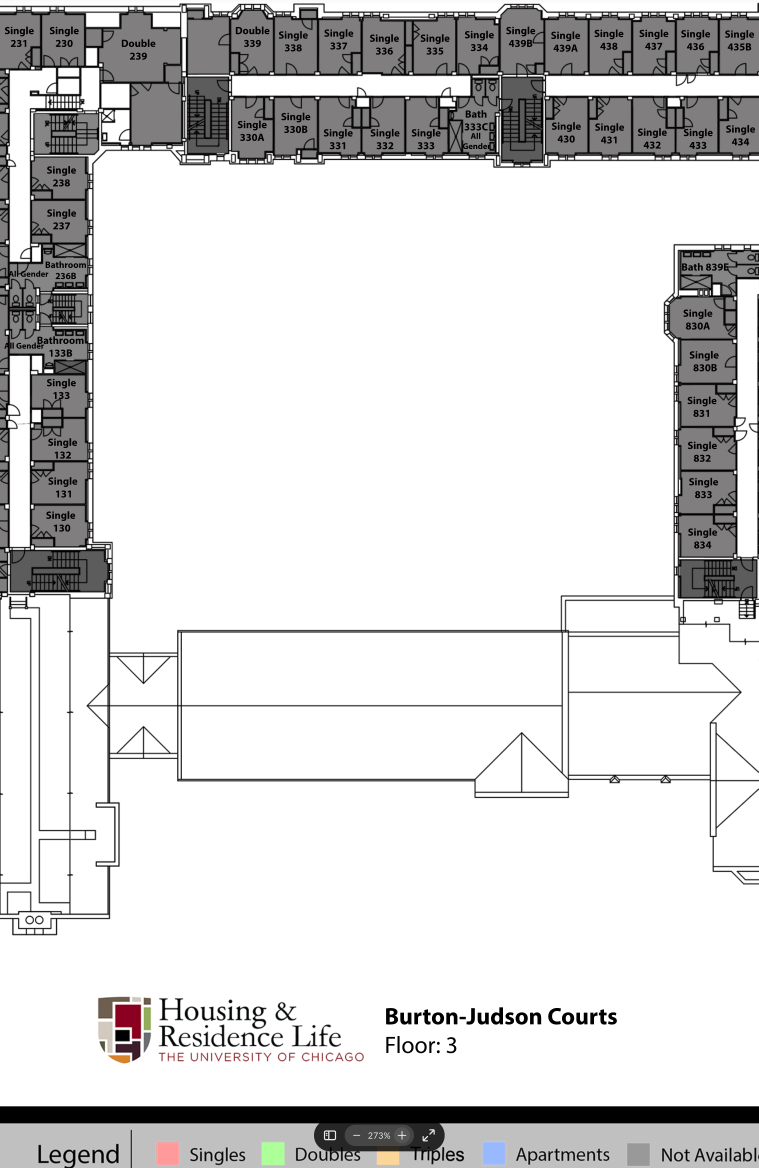
#> input picture data/floorplans/010_BJ_Linn_Mathews_3_pdf.png, 2276 x 3504 px, found by its file name (shown at 1/3 size)
$ python test_image.py
#> lines starting #> are read from the running program, lines starting #| are printed output that depends on the picture
import sys
from PIL import Image
import math

def test_image(img_path):
    img = Image.open(img_path).convert('RGB')
#> img is the input picture: PIL image 2276x3504 RGB; mean R, G, B 216.5, 216.2, 216.2
    width, height = img.size
#> width = 2276; height = 3504
    pixels = img.load()

    min_x = width
#> min_x = 2276
    max_x = 0
    min_y = height
#> min_y = 3504
    max_y = 0
    found = False

    margin_x = math.floor(width * 0.05)
#> margin_x = 113
    margin_y = math.floor(height * 0.05)
#> margin_y = 175
    edge_threshold_x = margin_x + 15
#> edge_threshold_x = 128
    edge_threshold_y = margin_y + 15
#> edge_threshold_y = 190

    for y in range(margin_y, height - margin_y, 4):
        for x in range(margin_x, width - margin_x, 4):
            r, g, b = pixels[x, y]
            max_ch = max(r, g, b)
            min_ch = min(r, g, b)

            if max_ch - min_ch > 40:
                is_inner_marker = False
                if r > g + 40 and r > b + 40 and g < 150:
                    is_inner_marker = True
                if g > r + 40 and g > b + 40:
                    is_inner_marker = True

                if not is_inner_marker:
                    white_bg_count = 0
                    map_bg_count = 0
                    check_radius = 8

                    for ny in range(max(0, y - check_radius), min(height - 1, y + check_radius) + 1, 2):
                        for nx in range(max(0, x - check_radius), min(width - 1, x + check_radius) + 1, 2):
                            nr, ng, nb = pixels[nx, ny]
                            n_max = max(nr, ng, nb)
                            n_min = min(nr, ng, nb)
                            n_chroma = n_max - n_min

                            if n_chroma < 40 or (nr > 220 and ng > 220 and nb > 220):
                                if nr > 245 and ng > 245 and nb > 245:
                                    white_bg_count += 1
                                else:
                                    map_bg_count += 1

                    is_text_label = (white_bg_count > 5 and map_bg_count < white_bg_count / 2)

                    if not is_text_label:
                        if x < min_x: min_x = x
                        if x > max_x: max_x = x
                        if y < min_y: min_y = y
                        if y > max_y: max_y = y
                        found = True
#> after the loop, max_x = 1013; max_y = 3179; min_x = 389; min_y = 3027

    print(f"Image: {img_path}")
    print(f"Size: {width}x{height}")
#| Size: 2276x3504
    print(f"Margins: X={margin_x}, Y={margin_y}")
#| Margins: X=113, Y=175
    print(f"Thresholds: X={edge_threshold_x}, Y={edge_threshold_y} | Max allowed X={width - edge_threshold_x}, Max allowed Y={height - edge_threshold_y}")
#| Thresholds: X=128, Y=190 | Max allowed X=2148, Max allowed Y=3314
    print(f"Found: {found}")

    if found:
        print(f"Bounds: minX={min_x}, maxX={max_x}, minY={min_y}, maxY={max_y}")
#| Bounds: minX=389, maxX=1013, minY=3027, maxY=3179
        cut_off = False
        if min_x <= edge_threshold_x or max_x >= width - edge_threshold_x or min_y <= edge_threshold_y or max_y >= height - edge_threshold_y:
            cut_off = True
        print(f"cutOff triggered: {cut_off}")
    print("---")

test_image('/Users/arjun/Downloads/Room for Improvement/data/floorplans/010_BJ_Linn_Mathews_3_pdf.png')
test_image('/Users/arjun/Downloads/Room for Improvement/data/floorplans/011_BJ_Linn_Mathews_4_pdf.png')
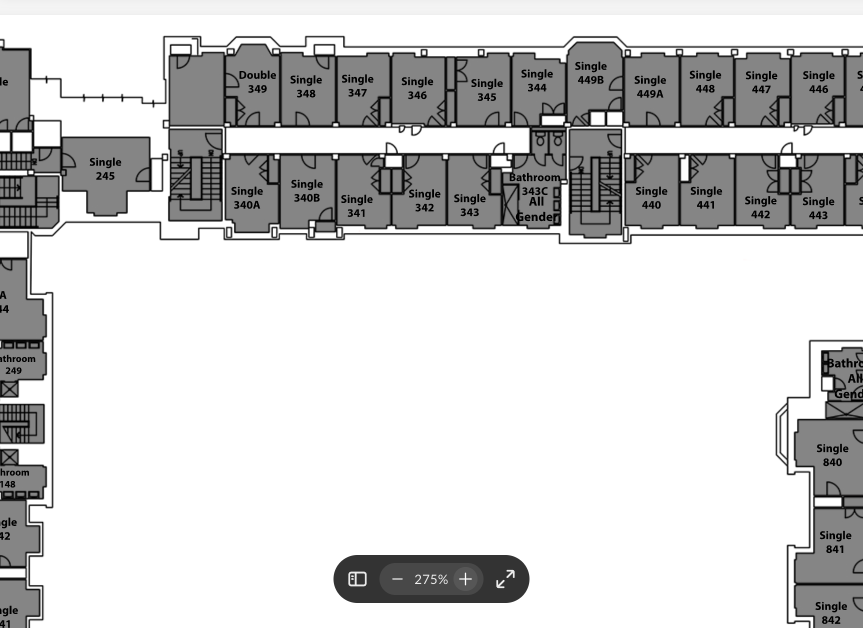
#> input picture data/floorplans/011_BJ_Linn_Mathews_4_pdf.png, 1726 x 1256 px, found by its file name (shown at 1/2 size)
#> in test_image, img is the input picture: PIL image 1726x1256 RGB; mean R, G, B 208.9, 208.9, 208.9
#> after the loop in test_image (call 2), `for y in range(margin_y, height - margin_y, 4):`: max_x = 0; min_x = 1726; min_y = 1256
#| Size: 1726x1256
#| Margins: X=86, Y=62
#| Thresholds: X=101, Y=77 | Max allowed X=1625, Max allowed Y=1179
test_image('/Users/arjun/Downloads/Room for Improvement/data/floorplans/018_BJ_Coulter_3_pdf.png')
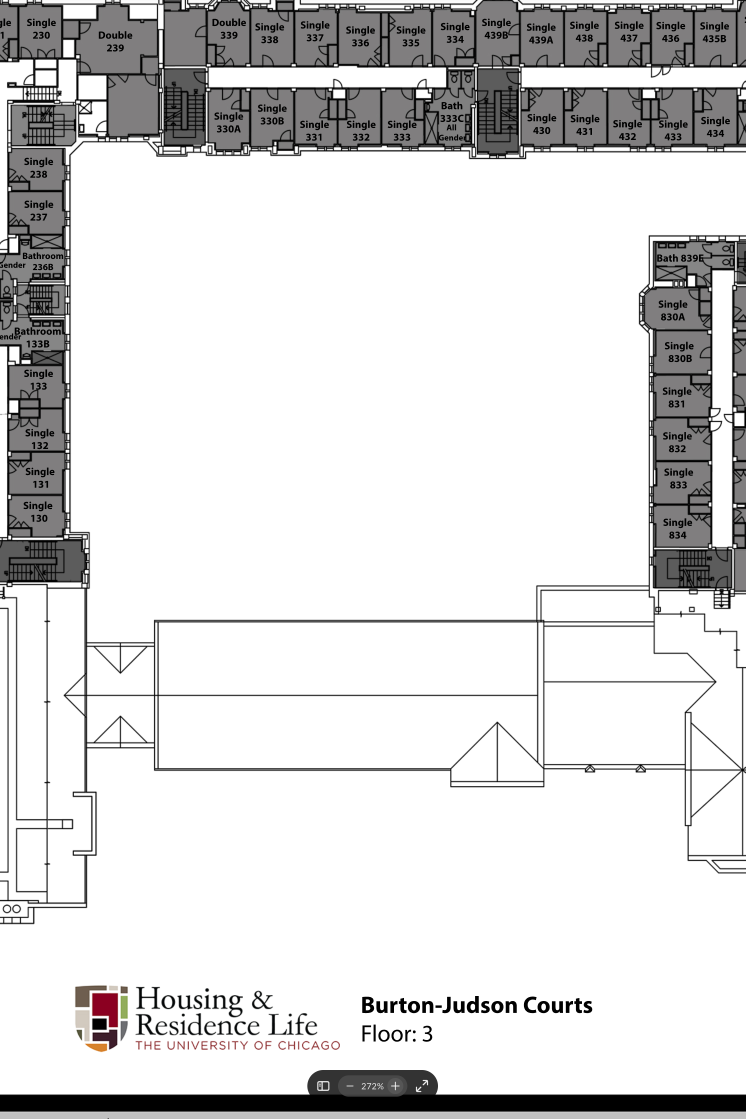
#> input picture data/floorplans/018_BJ_Coulter_3_pdf.png, 2236 x 3356 px, found by its file name (shown at 1/3 size)
#> in test_image, img is the input picture: PIL image 2236x3356 RGB; mean R, G, B 217.6, 217.3, 217.3
#> after the loop in test_image (call 3), `for y in range(margin_y, height - margin_y, 4):`: max_x = 607; max_y = 3139; min_x = 259; min_y = 2979
#| Size: 2236x3356
#| Margins: X=111, Y=167
#| Thresholds: X=126, Y=182 | Max allowed X=2110, Max allowed Y=3174
#| Bounds: minX=259, maxX=607, minY=2979, maxY=3139
